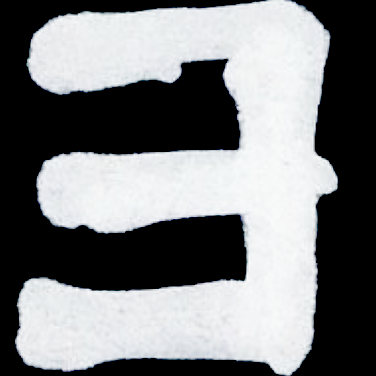
#> input picture Computer Vision with Python 3/5Integrating Machine Learning with Computer Vision/images/digit3.png, 376 x 376 px
$ python 'i3SVM userinput.py'
#> lines starting #> are read from the running program, lines starting #| are printed output that depends on the picture
from sklearn import datasets, metrics, svm

from sklearn.preprocessing import StandardScaler
from skimage import io, color, feature, transform

mnist = datasets.load_digits()

images = mnist.images

data_size = len(images)

#Preprocessing images
images = images.reshape(len(images), -1)
labels = mnist.target

#Initialize Logistic Regression
SVM_classifier = svm.SVC(gamma=0.001)
#Training the data on only 75% of the dataset. Rest of the 25% will be used in testing the Logistic Regression
SVM_classifier.fit(images[:int((data_size / 4) * 3)], labels[:int((data_size / 4) * 3)])

digit_img = io.imread('images/digit3.png')
#> digit_img is the input picture: shape (376, 376, 4); mean R, G, B, A 123.1, 124.4, 125.8, 255
#Convert image to grayscale
digit_img = color.rgb2gray(digit_img)
#> digit_img: shape (376, 376) float64

#Resize the image to 28x28
digit_img = transform.resize(digit_img, (8, 8), mode="wrap")

#Run edge detection on the image
digit_edge = feature.canny(digit_img, sigma=1)
print('digit_edge=', digit_edge)
#| digit_edge= [[False False False False False False False False]
#|  [False  True  True  True  True False  True False]
#|  [False  True False False  True False  True False]
#|  [False  True False False  True False  True False]
#|  [False  True False False  True False  True False]
#|  [False  True False False  True False  True False]
#|  [False  True  True  True False False  True False]
#|  [False False False False False False False False]]
io.imshow(digit_img)
io.show()
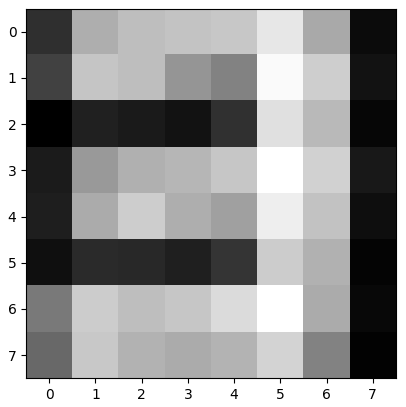
#> figure drawn by matplotlib, 1 panel

digit_edge = digit_edge.flatten()
print('digit_edge=', digit_edge)
#| digit_edge= [False False False False False False False False False  True  True  True
#|   True False  True False False  True False False  True False  True False
#|  False  True False False  True False  True False False  True False False
#|   True False  True False False  True False False  True False  True False
#|  False  True  True  True False False  True False False False False False
#|  False False False False]
#Testing the data
#> (the run stopped early here; a loop or call above may not have finished)

$ run again, with Computer Vision with Python 3/5Integrating Machine Learning with Computer Vision/images/digit5.png copied over Computer Vision with Python 3/5Integrating Machine Learning with Computer Vision/images/digit3.png
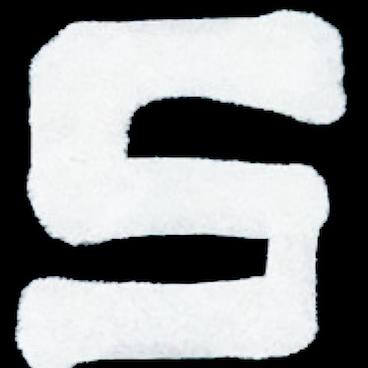
#> input picture Computer Vision with Python 3/5Integrating Machine Learning with Computer Vision/images/digit5.png, 368 x 368 px
#> digit_img is the input picture: shape (368, 368, 4); mean R, G, B, A 141.2, 143.2, 144.1, 255
#> digit_img: shape (368, 368) float64
#| digit_edge= [[False False False False False False False False]
#|  [False  True False False False False  True False]
#|  [False  True False  True  True False  True False]
#|  [False  True False  True False False  True False]
#|  [False  True  True  True False False  True False]
#|  [False  True False False False False  True False]
#> (further printed lines are left out)
#> `io.show()`:
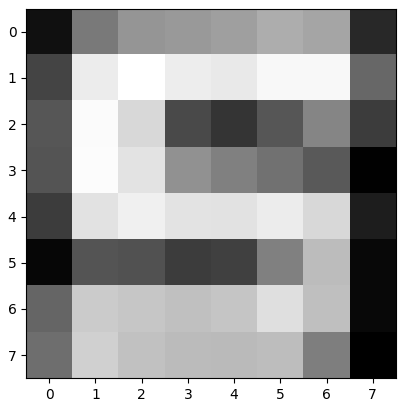
#> figure drawn by matplotlib, 1 panel
#| digit_edge= [False False False False False False False False False  True False False
#|  False False  True False False  True False  True  True False  True False
#|  False  True False  True False False  True False False  True  True  True
#|  False False  True False False  True False False False False  True False
#|  False  True False  True  True False  True False False False False False
#|  False False False False]
